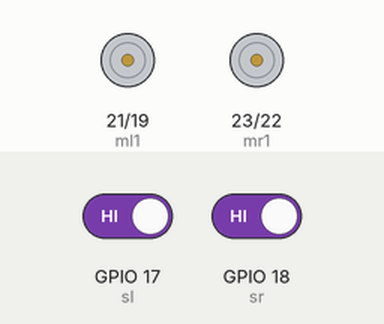
Bench run of a sketch on a simulated ESP32. Shown: motor-driver pin pairs drawn as motors (green arrow = first pin HIGH = forward, orange = second pin HIGH = backward, longer = more drive, scaled by the enable pin). The inputs (shaded band) are chosen by the test bench; at power-on: GPIO 17 (sl) HIGH, GPIO 18 (sr) HIGH.

Above: at 6.2 s.
6.3 s: GPIO 17 (sl) driven LOW
12.5 s: GPIO 17 (sl) driven HIGH
At 18.4 s:
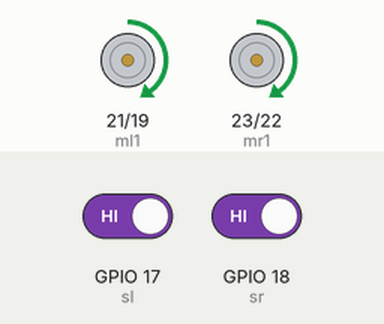
19.0 s: GPIO 18 (sr) driven LOW
At 24.9 s:
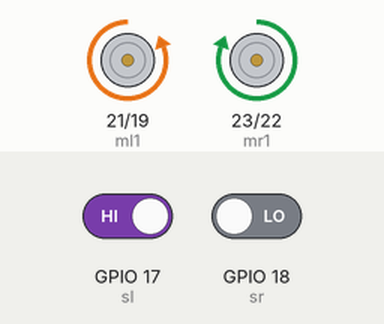
26.0 s: GPIO 18 (sr) driven HIGH
At 32.4 s:
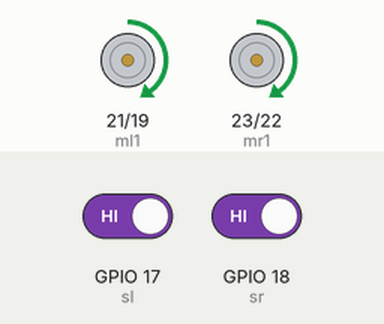
Timing chart, 0 to 33.5 s (numbered marks = the images above; inputs shaded):
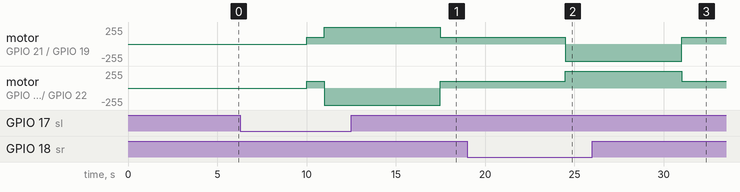

Measured:
- after the input at 12.5 s, motor on GPIO 21 (ml1) / GPIO 19 (ml2): forward 255/255 → forward 100/255 after 5.0 s; motor on GPIO 23 (mr1) / GPIO 22 (mr2): backward 255/255 → forward 100/255 after 5.0 s
- after the input at 19.0 s, motor on GPIO 21 (ml1) / GPIO 19 (ml2): forward 100/255 → backward 255/255 after 5.5 s; motor on GPIO 23 (mr1) / GPIO 22 (mr2): forward 100/255 → forward 255/255 after 5.5 s
- after the input at 26.0 s, motor on GPIO 21 (ml1) / GPIO 19 (ml2): backward 255/255 → forward 100/255 after 5.0 s; motor on GPIO 23 (mr1) / GPIO 22 (mr2): forward 255/255 → forward 100/255 after 5.0 s

The sketch:

H8_Dhimas_Early_Oceandy.ino
```cpp
//pins
int mr1 = 23; // motor right 1
int mr2 = 22; // motor right 2
int ml1 = 21; // motor left 1
int ml2 = 19; // motor left 2
int sr = 18; // sensor right
int sl = 17; // sensor left
int enr = 12; // enable right (for right motors speed)
int enl = 14; // enable left (for left motors speed)

// variable values
int svr = 0; // sensor value right
int svl = 0; // sensor value left

// constants
const int vspeed = 100; // forward speed
const int tspeed = 255; // turn speed
const int tdelay = 20; // turn delay

void setup()
{
  // initialize the pins
  pinMode(mr1, OUTPUT);
  pinMode(mr2, OUTPUT);
  pinMode(ml1, OUTPUT);
  pinMode(ml2, OUTPUT);
  pinMode(sr, INPUT);
  pinMode(sl, INPUT);

  // PWM pins
  ledcSetup(0, 5000, 8);
  ledcAttachPin(enr, 0);
  ledcSetup(1, 5000, 8);
  ledcAttachPin(enl, 1);

  delay(5000);
}

void loop()
{
  svr = digitalRead(sr);
  svl = digitalRead(sl);

  // LOW -> sensor detects white
  // HIGH -> sensor detects black
  // different type of sensors might differ
  if(svl == LOW && svr == LOW)
  {
    forward();
  }

  if(svl == HIGH && svr == LOW)
  {
    turnLeft();
  }

  if(svl == LOW && svr == HIGH)
  {
    turnRight();
  }

  // arrive at point A or B
  if(svl == HIGH && svr == HIGH)
  {
    stop();
    delay(5000);
    reverseOrientation(); // back become front

    // driving away from the box for a fixed amount of time before continuing with the main algorithm
    forward();
    delay(1000);
  }
}

void forward()
{
  // all wheels spin forward
  digitalWrite(mr1, HIGH);
  digitalWrite(mr2, LOW);
  digitalWrite(ml1, HIGH);
  digitalWrite(ml2, LOW);

  ledcWrite(0, vspeed);
  ledcWrite(1, vspeed);
}

void turnRight()
{
  // the left wheels spin forward, while the right wheels spin backward
  digitalWrite(mr1, LOW);
  digitalWrite(mr2, HIGH);
  digitalWrite(ml1, HIGH);
  digitalWrite(ml2, LOW);

  ledcWrite(0, tspeed);
  ledcWrite(1, tspeed);
  delay(tdelay);
}

void turnLeft()
{
  // the right wheels spin forward, while the left wheels spin backward
  digitalWrite(mr1, HIGH);
  digitalWrite(mr2, LOW);
  digitalWrite(ml1, LOW);
  digitalWrite(ml2, HIGH);

  ledcWrite(0, tspeed);
  ledcWrite(1, tspeed);
  delay(tdelay);
}

void stop()
{
  ledcWrite(enr, 0);
  ledcWrite(enl, 0);
}

// reverse the front and back face of the robot
void reverseOrientation()
{
  int temp;
  temp = mr1; mr1 = ml1; ml1 = temp;
  temp = mr2; mr2 = ml2; ml2 = temp;
  temp = sr; sr = sl; sl = temp;
  temp = enr; enr = enl; enl = temp;
}
```
